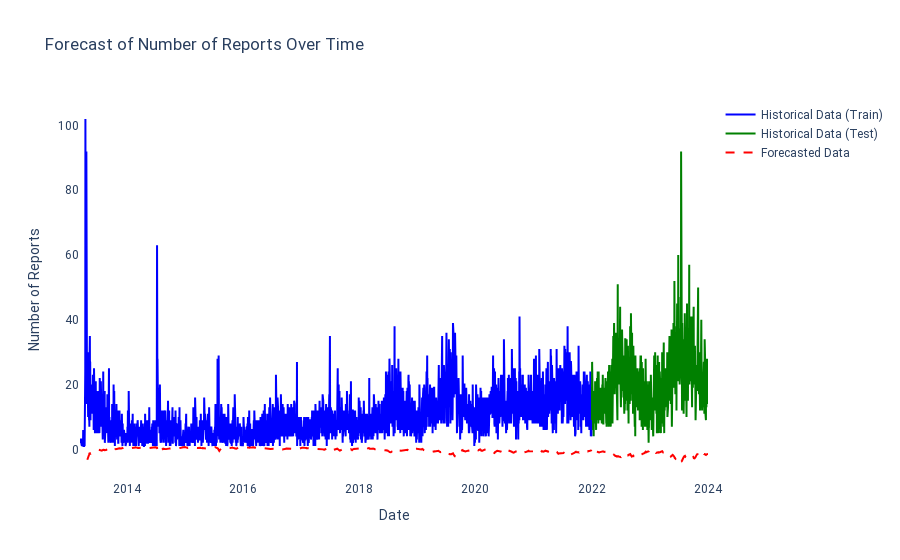

Notebook source saved alongside this figure:
### Code cell
# Predict using the model
train_predictions = model.predict(X_train)
test_predictions = model.predict(X_test)

# Inverse transform predictions
train_predictions = scaler.inverse_transform(train_predictions)
test_predictions = scaler.inverse_transform(test_predictions)
# Ensure 'predictions' column is initialized
train_data['predictions'] = np.nan
test_data['predictions'] = np.nan

# Assign train predictions (ensure alignment)
train_data.loc[train_data.index[sequence_length:], 'predictions'] = train_predictions.flatten()

# Assign test predictions (ensure alignment)
test_data.loc[test_data.index[sequence_length:], 'predictions'] = test_predictions.flatten()

# Combine the dataframes for visualization
combined_df = pd.concat([train_data, test_data])

# Visualization
fig = go.Figure()

# Add actual historical data
fig.add_trace(go.Scatter(
    x=train_data['date'],
    y=train_data['num_reports'],
    mode='lines',
    name='Historical Data (Train)',
    line=dict(color='blue')
))

fig.add_trace(go.Scatter(
    x=test_data['date'],
    y=test_data['num_reports'],
    mode='lines',
    name='Historical Data (Test)',
    line=dict(color='green')
))

# Add forecasted data
fig.add_trace(go.Scatter(
    x=combined_df['date'],
    y=combined_df['predictions'],
    mode='lines',
    name='Forecasted Data',
    line=dict(color='red', dash='dash')
))

# Update layout
fig.update_layout(
    title='Forecast of Number of Reports Over Time',
    xaxis=dict(title='Date'),
    yaxis=dict(title='Number of Reports'),
    font=dict(family='Roboto'),
    plot_bgcolor='white',
    paper_bgcolor='white'
)

fig.show()

### Figure 1 — Plotly figure (JSON) as saved in the notebook; plotly's stock layout.template omitted (floating-point values rounded to 4 significant figures; data arrays with more than 128 entries replaced by an {"elided": "..."} marker saying what was removed)
{"data": [{"line": {"color": "blue"}, "mode": "lines", "name": "Historical Data (Train)", "type": "scatter", "x": {"elided": "3179 str values"}, "y": {"elided": "3179 int values"}}, {"line": {"color": "green"}, "mode": "lines", "name": "Historical Data (Test)", "type": "scatter", "x": {"elided": "731 str values"}, "y": {"elided": "731 int values"}}, {"line": {"color": "red", "dash": "dash"}, "mode": "lines", "name": "Forecasted Data", "type": "scatter", "x": {"elided": "3910 str values"}, "y": {"elided": "3910 float values"}}], "layout": {"font": {"family": "Roboto"}, "paper_bgcolor": "white", "plot_bgcolor": "white", "title": {"text": "Forecast of Number of Reports Over Time"}, "xaxis": {"title": {"text": "Date"}}, "yaxis": {"title": {"text": "Number of Reports"}}}}
